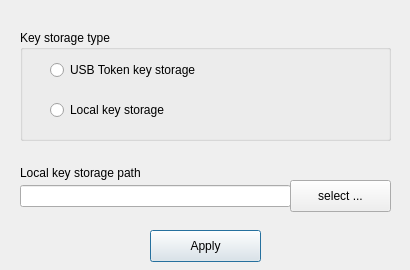
<?xml version="1.0" encoding="UTF-8"?>
<ui version="4.0">
 <class>SecutiryProviderConfigDialog</class>
 <widget class="QDialog" name="SecutiryProviderConfigDialog">
  <property name="windowModality">
   <enum>Qt::WindowModal</enum>
  </property>
  <property name="geometry">
   <rect>
    <x>0</x>
    <y>0</y>
    <width>410</width>
    <height>270</height>
   </rect>
  </property>
  <property name="sizePolicy">
   <sizepolicy hsizetype="Preferred" vsizetype="Preferred">
    <horstretch>0</horstretch>
    <verstretch>0</verstretch>
   </sizepolicy>
  </property>
  <property name="minimumSize">
   <size>
    <width>410</width>
    <height>270</height>
   </size>
  </property>
  <property name="maximumSize">
   <size>
    <width>410</width>
    <height>270</height>
   </size>
  </property>
  <property name="windowTitle">
   <string>Security provider configuration</string>
  </property>
  <widget class="QGroupBox" name="groupBox">
   <property name="geometry">
    <rect>
     <x>20</x>
     <y>30</y>
     <width>371</width>
     <height>111</height>
    </rect>
   </property>
   <property name="title">
    <string>Key storage type</string>
   </property>
   <widget class="QRadioButton" name="rbTokenKS">
    <property name="geometry">
     <rect>
      <x>30</x>
      <y>30</y>
      <width>311</width>
      <height>20</height>
     </rect>
    </property>
    <property name="text">
     <string>USB Token key storage</string>
    </property>
   </widget>
   <widget class="QRadioButton" name="rbLocalKS">
    <property name="geometry">
     <rect>
      <x>30</x>
      <y>70</y>
      <width>201</width>
      <height>20</height>
     </rect>
    </property>
    <property name="text">
     <string>Local key storage</string>
    </property>
   </widget>
  </widget>
  <widget class="QPushButton" name="applyButton">
   <property name="geometry">
    <rect>
     <x>150</x>
     <y>230</y>
     <width>111</width>
     <height>32</height>
    </rect>
   </property>
   <property name="text">
    <string>Apply</string>
   </property>
  </widget>
  <widget class="QLineEdit" name="lineEdit">
   <property name="geometry">
    <rect>
     <x>20</x>
     <y>185</y>
     <width>271</width>
     <height>22</height>
    </rect>
   </property>
   <property name="readOnly">
    <bool>true</bool>
   </property>
  </widget>
  <widget class="QPushButton" name="selectFileButton">
   <property name="geometry">
    <rect>
     <x>290</x>
     <y>180</y>
     <width>101</width>
     <height>32</height>
    </rect>
   </property>
   <property name="text">
    <string>select ...</string>
   </property>
  </widget>
  <widget class="QLabel" name="label">
   <property name="geometry">
    <rect>
     <x>20</x>
     <y>165</y>
     <width>201</width>
     <height>16</height>
    </rect>
   </property>
   <property name="text">
    <string>Local key storage path</string>
   </property>
  </widget>
 </widget>
 <resources/>
 <connections/>
</ui>
